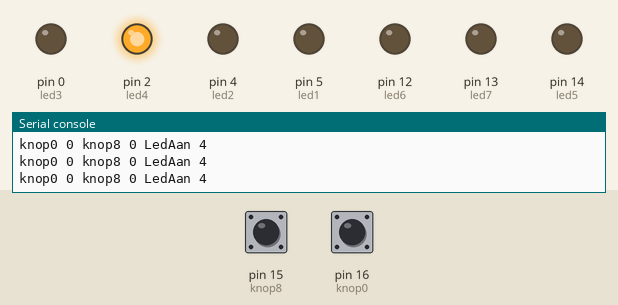
Bench run of a program on a simulated MicroPython board. On the bench: output pins drawn as LEDs (lit = HIGH), the last lines printed to the serial console. Inputs (shaded band) come from the test bench; at power-on: pin 15 (knop8) LOW, pin 16 (knop0) LOW.

Above: at 1.2 s.
1.3 s: pin 15 (knop8) pulled HIGH for 1 s
At 2.9 s:
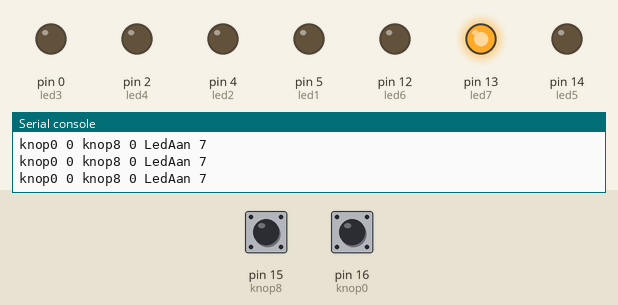
3.8 s: pin 16 (knop0) pulled HIGH for 1 s
At 5.3 s:
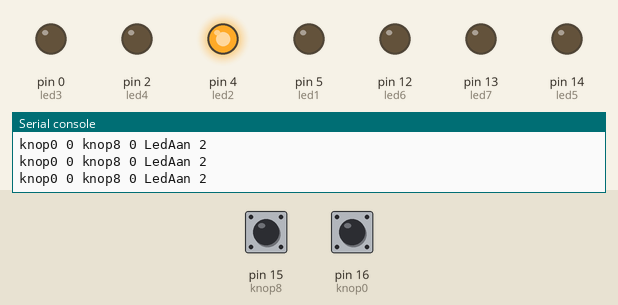
6.3 s: pin 16 (knop0) pulled HIGH for 0.25 s
At 7.8 s:
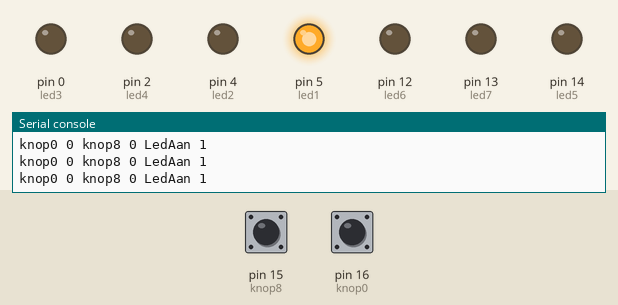
8.1 s: pin 15 (knop8) pulled HIGH for 0.25 s
At 9.6 s:
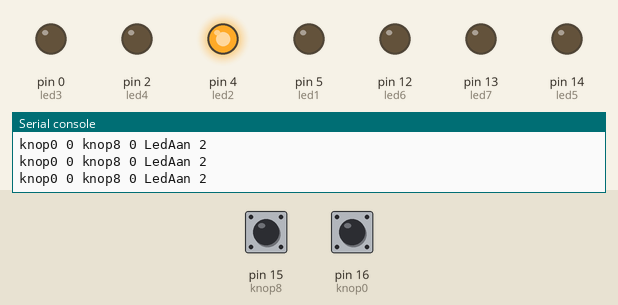
9.9 s: pin 15 (knop8) pulled HIGH for 3.2 s
At 10.32 s:
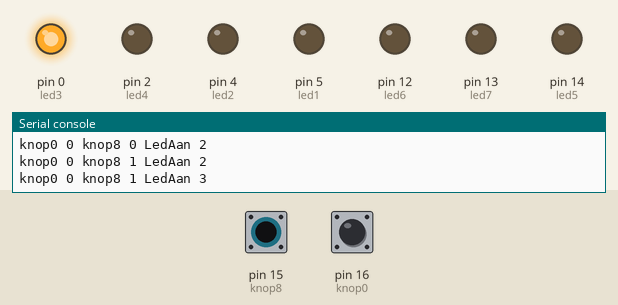
Timing chart, 0 to 12.9 s (numbered marks = the images above; inputs shaded):
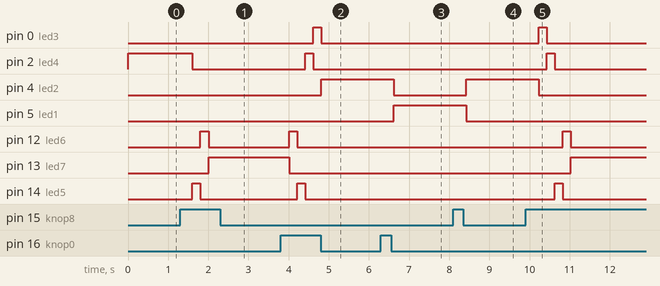

The program:

Opgaven_7.3.4_-_LED_Stuur_-_simple.py
```python
from machine import Pin
import time

SLEEP = 0.2
PIN_D0 = 16
PIN_D1 = 5
PIN_D2 = 4
PIN_D3 = 0
PIN_D4 = 2 # Also inverse OnBoard
PIN_D5 = 14
PIN_D6 = 12
PIN_D7 = 13
PIN_D8 = 15

knop0 = Pin( PIN_D0, Pin.IN)
led1 = Pin( PIN_D1, Pin.OUT)
led2 = Pin( PIN_D2, Pin.OUT)
led3 = Pin( PIN_D3, Pin.OUT)
led4 = Pin( PIN_D4, Pin.OUT)
led5 = Pin( PIN_D5, Pin.OUT)
led6 = Pin( PIN_D6, Pin.OUT)
led7 = Pin( PIN_D7, Pin.OUT)
knop8 = Pin( PIN_D8, Pin.IN)

led1.off()
led2.off()
led3.off()
led4.on()
led5.off()
led6.off()
led7.off()
welkeLedAan = 4

while True:
    waarde_0 = knop0.value()
    waarde_8 = knop8.value()
    print("knop0", waarde_0, "knop8", waarde_8, "LedAan", welkeLedAan)
    time.sleep(SLEEP)

    if waarde_0 == 1 and waarde_8 == 1:
        welkeLedAan = 4
    elif waarde_0 == 1:
        welkeLedAan = welkeLedAan - 1
    elif waarde_8 == 1:
        welkeLedAan = welkeLedAan + 1

    if welkeLedAan < 1:
        welkeLedAan = 1
    elif welkeLedAan > 7:
        welkeLedAan = 7

    if welkeLedAan == 1:
        led1.on()
        led2.off()
        led3.off()
        led4.off()
        led5.off()
        led6.off()
        led7.off()
    elif welkeLedAan == 2:
        led1.off()
        led2.on()
        led3.off()
        led4.off()
        led5.off()
        led6.off()
        led7.off()
    elif welkeLedAan == 3:
        led1.off()
        led2.off()
        led3.on()
        led4.off()
        led5.off()
        led6.off()
        led7.off()
    elif welkeLedAan == 4:
        led1.off()
        led2.off()
        led3.off()
        led4.on()
        led5.off()
        led6.off()
        led7.off()
    elif welkeLedAan == 5:
        led1.off()
        led2.off()
        led3.off()
        led4.off()
        led5.on()
        led6.off()
        led7.off()
    elif welkeLedAan == 6:
        led1.off()
        led2.off()
        led3.off()
        led4.off()
        led5.off()
        led6.on()
        led7.off()
    elif welkeLedAan == 7:
        led1.off()
        led2.off()
        led3.off()
        led4.off()
        led5.off()
        led6.off()
        led7.on()
```

Measured:
- after the input at 1.3 s, pin 2 (led4): HIGH → LOW after 0.30 s; pin 12 (led6): LOW → HIGH after 0.50 s, → LOW 0.20 s later; pin 13 (led7): LOW → HIGH after 0.71 s; pin 14 (led5): LOW → HIGH after 0.30 s, → LOW 0.20 s later
- after the input at 3.8 s, pin 0 (led3): LOW → HIGH after 0.81 s, → LOW 0.20 s later; pin 2 (led4): LOW → HIGH after 0.61 s, → LOW 0.20 s later; pin 4 (led2): LOW → HIGH after 1.0 s; pin 12 (led6): LOW → HIGH after 0.21 s, → LOW 0.20 s later; pin 13 (led7): HIGH → LOW after 0.21 s
- after the input at 6.3 s, pin 4 (led2): HIGH → LOW after 0.32 s; pin 5 (led1): LOW → HIGH after 0.32 s
- after the input at 8.1 s, pin 4 (led2): LOW → HIGH after 0.32 s; pin 5 (led1): HIGH → LOW after 0.32 s
- after the input at 9.9 s, pin 0 (led3): LOW → HIGH after 0.32 s, → LOW 0.20 s later; pin 2 (led4): LOW → HIGH after 0.52 s, → LOW 0.20 s later; pin 4 (led2): HIGH → LOW after 0.32 s; pin 12 (led6): LOW → HIGH after 0.93 s, → LOW 0.20 s later; pin 13 (led7): LOW → HIGH after 1.1 s
